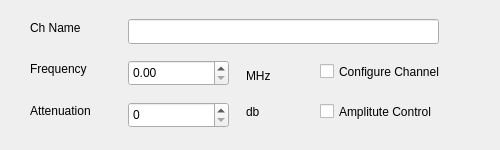
<?xml version="1.0" encoding="UTF-8"?>
<ui version="4.0">
 <class>Frame</class>
 <widget class="QFrame" name="Frame">
  <property name="geometry">
   <rect>
    <x>0</x>
    <y>0</y>
    <width>500</width>
    <height>150</height>
   </rect>
  </property>
  <property name="sizePolicy">
   <sizepolicy hsizetype="Fixed" vsizetype="Fixed">
    <horstretch>1</horstretch>
    <verstretch>0</verstretch>
   </sizepolicy>
  </property>
  <property name="minimumSize">
   <size>
    <width>449</width>
    <height>0</height>
   </size>
  </property>
  <property name="windowTitle">
   <string>Frame</string>
  </property>
  <widget class="QDoubleSpinBox" name="doubleSpinBox_freq">
   <property name="geometry">
    <rect>
     <x>128</x>
     <y>60</y>
     <width>101</width>
     <height>26</height>
    </rect>
   </property>
   <property name="maximum">
    <double>20000.000000000000000</double>
   </property>
  </widget>
  <widget class="QLabel" name="label_3">
   <property name="geometry">
    <rect>
     <x>246</x>
     <y>67</y>
     <width>26</width>
     <height>17</height>
    </rect>
   </property>
   <property name="text">
    <string>MHz</string>
   </property>
  </widget>
  <widget class="QLabel" name="label_5">
   <property name="geometry">
    <rect>
     <x>30</x>
     <y>60</y>
     <width>81</width>
     <height>17</height>
    </rect>
   </property>
   <property name="text">
    <string>Frequency</string>
   </property>
  </widget>
  <widget class="QLineEdit" name="lineEdit_ch_name">
   <property name="geometry">
    <rect>
     <x>128</x>
     <y>19</y>
     <width>311</width>
     <height>25</height>
    </rect>
   </property>
  </widget>
  <widget class="QLabel" name="label_7">
   <property name="geometry">
    <rect>
     <x>30</x>
     <y>19</y>
     <width>81</width>
     <height>17</height>
    </rect>
   </property>
   <property name="text">
    <string>Ch Name</string>
   </property>
  </widget>
  <widget class="QSpinBox" name="spinBox_atten">
   <property name="geometry">
    <rect>
     <x>128</x>
     <y>102</y>
     <width>101</width>
     <height>26</height>
    </rect>
   </property>
  </widget>
  <widget class="QLabel" name="label_6">
   <property name="geometry">
    <rect>
     <x>30</x>
     <y>102</y>
     <width>81</width>
     <height>17</height>
    </rect>
   </property>
   <property name="text">
    <string>Attenuation</string>
   </property>
  </widget>
  <widget class="QLabel" name="label_4">
   <property name="geometry">
    <rect>
     <x>246</x>
     <y>103</y>
     <width>16</width>
     <height>17</height>
    </rect>
   </property>
   <property name="text">
    <string>db</string>
   </property>
  </widget>
  <widget class="QCheckBox" name="checkBox_amp_control">
   <property name="geometry">
    <rect>
     <x>320</x>
     <y>100</y>
     <width>126</width>
     <height>23</height>
    </rect>
   </property>
   <property name="text">
    <string>Amplitute Control</string>
   </property>
  </widget>
  <widget class="QCheckBox" name="checkBox_configure_channel">
   <property name="geometry">
    <rect>
     <x>320</x>
     <y>60</y>
     <width>151</width>
     <height>23</height>
    </rect>
   </property>
   <property name="text">
    <string>Configure Channel</string>
   </property>
  </widget>
 </widget>
 <resources/>
 <connections/>
</ui>
